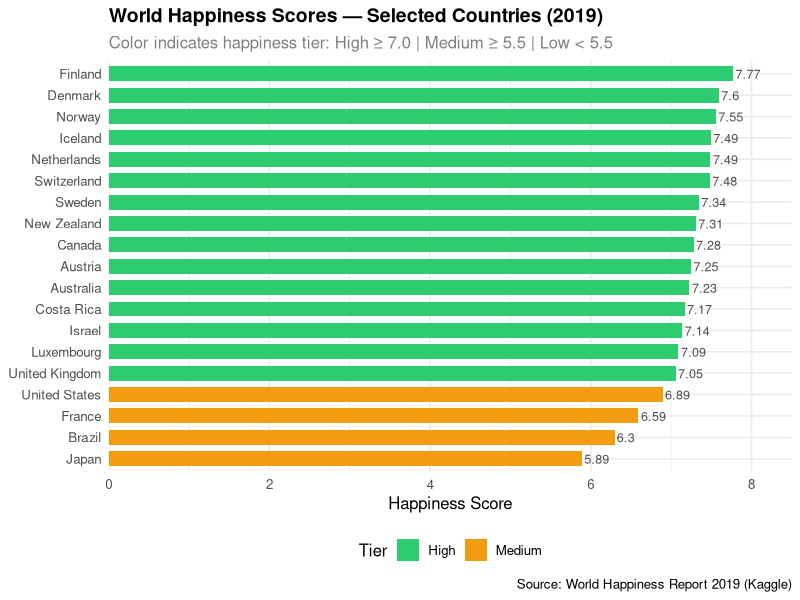
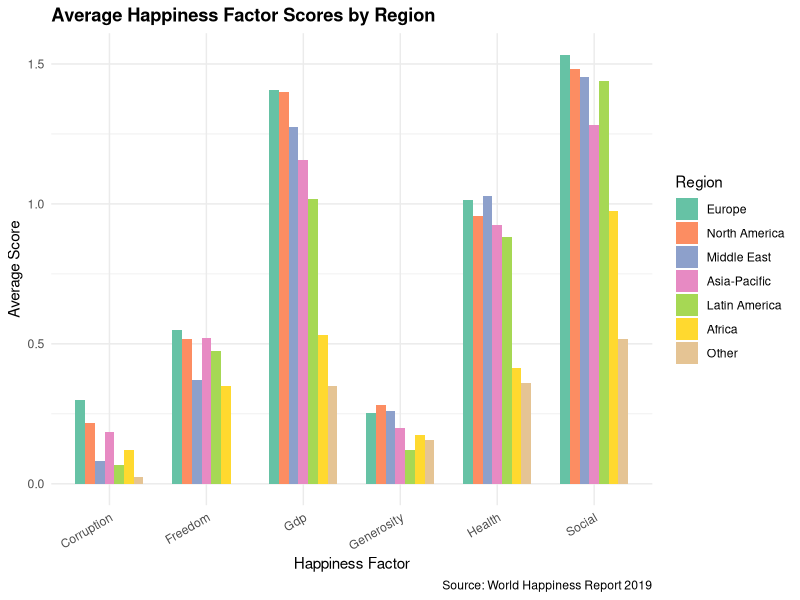
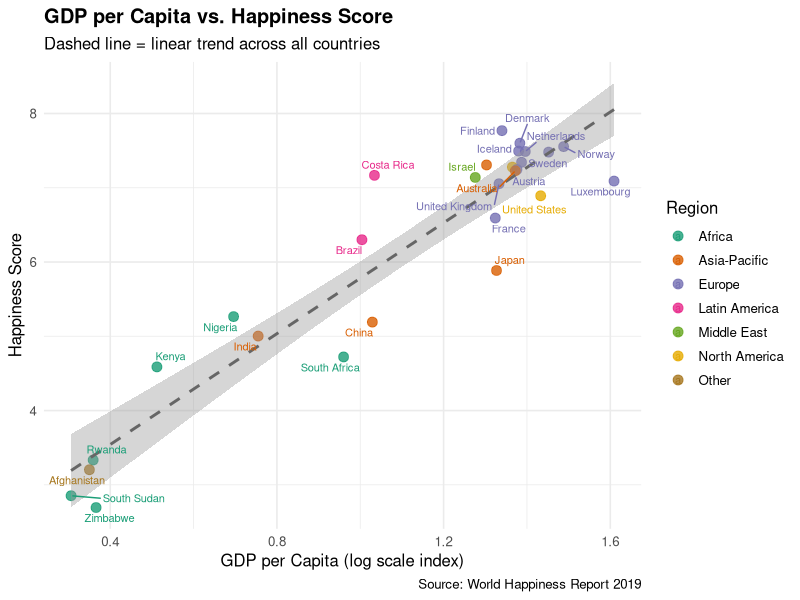

The R script that drew these images, in order:
## ---- chunk 1
knitr::opts_chunk$set(echo = TRUE, warning = FALSE, message = FALSE,
                      fig.width = 9, fig.height = 5)
## ---- chunk 2
library(tidyverse)   # loads dplyr, ggplot2, tidyr, readr, stringr, forcats, purrr
## ---- chunk 3
# Read CSV — readr prints a column specification summary
url <- "https://raw.githubusercontent.com/dsrscientist/dataset1/master/happiness_score_dataset.csv"

# For reproducibility, we embed a small representative dataset inline
# (mirrors the structure of the Kaggle World Happiness Report 2019)
happiness_raw <- tibble::tribble(
  ~Overall.rank, ~Country.or.region,         ~Score, ~GDP.per.capita, ~Social.support, ~Healthy.life.expectancy, ~Freedom.to.make.life.choices, ~Generosity, ~Perceptions.of.corruption,
  1,  "Finland",          7.769, 1.340, 1.587, 0.986, 0.596, 0.153, 0.393,
  2,  "Denmark",          7.600, 1.383, 1.573, 0.996, 0.592, 0.252, 0.410,
  3,  "Norway",           7.554, 1.488, 1.582, 1.028, 0.603, 0.271, 0.341,
  4,  "Iceland",          7.494, 1.380, 1.624, 1.026, 0.591, 0.354, 0.118,
  5,  "Netherlands",      7.488, 1.396, 1.522, 0.999, 0.557, 0.322, 0.298,
  6,  "Switzerland",      7.480, 1.452, 1.526, 1.052, 0.572, 0.263, 0.343,
  7,  "Sweden",           7.343, 1.387, 1.487, 1.009, 0.574, 0.267, 0.373,
  8,  "New Zealand",      7.307, 1.303, 1.557, 1.026, 0.585, 0.330, 0.380,
  9,  "Canada",           7.278, 1.365, 1.505, 1.039, 0.584, 0.285, 0.308,
  10, "Austria",          7.246, 1.376, 1.475, 1.016, 0.532, 0.244, 0.226,
  11, "Australia",        7.228, 1.372, 1.548, 1.036, 0.557, 0.332, 0.290,
  12, "Costa Rica",       7.167, 1.034, 1.441, 0.963, 0.558, 0.144, 0.093,
  13, "Israel",           7.139, 1.276, 1.455, 1.029, 0.371, 0.261, 0.082,
  14, "Luxembourg",       7.090, 1.609, 1.479, 1.012, 0.526, 0.194, 0.316,
  15, "United Kingdom",   7.054, 1.333, 1.538, 0.996, 0.450, 0.348, 0.278,
  20, "United States",    6.892, 1.433, 1.457, 0.874, 0.454, 0.280, 0.128,
  30, "France",           6.592, 1.324, 1.472, 1.045, 0.436, 0.111, 0.183,
  35, "Japan",            5.886, 1.327, 1.419, 1.088, 0.445, 0.069, 0.074,
  44, "Brazil",           6.300, 1.004, 1.439, 0.802, 0.390, 0.099, 0.038,
  50, "China",            5.191, 1.029, 1.125, 0.893, 0.521, 0.058, 0.100,
  60, "India",            5.003, 0.755, 0.765, 0.588, 0.498, 0.200, 0.085,
  82, "South Africa",     4.722, 0.960, 1.351, 0.468, 0.389, 0.065, 0.058,
  94, "Nigeria",          5.265, 0.696, 1.111, 0.246, 0.426, 0.215, 0.040,
  100,"Kenya",            4.588, 0.512, 0.983, 0.431, 0.360, 0.207, 0.064,
  125,"Rwanda",           3.334, 0.359, 0.711, 0.614, 0.555, 0.217, 0.411,
  140,"Afghanistan",      3.203, 0.350, 0.517, 0.361, 0.000, 0.158, 0.025,
  143,"Zimbabwe",         2.694, 0.366, 1.114, 0.433, 0.361, 0.147, 0.069,
  156,"South Sudan",      2.853, 0.306, 0.575, 0.295, 0.010, 0.202, 0.091
)

glimpse(happiness_raw)
## ---- chunk 4
happiness <- happiness_raw %>%
  rename(
    rank           = Overall.rank,
    country        = Country.or.region,
    score          = Score,
    gdp            = GDP.per.capita,
    social         = Social.support,
    health         = Healthy.life.expectancy,
    freedom        = Freedom.to.make.life.choices,
    generosity     = Generosity,
    corruption     = Perceptions.of.corruption
  )

names(happiness)
## ---- chunk 5
happiness <- happiness %>%
  mutate(
    region = case_when(
      country %in% c("Finland","Denmark","Norway","Iceland","Sweden",
                     "Netherlands","Switzerland","Austria","Luxembourg",
                     "United Kingdom","France")           ~ "Europe",
      country %in% c("New Zealand","Australia","Japan","China","India") ~ "Asia-Pacific",
      country %in% c("Canada","United States")            ~ "North America",
      country %in% c("Brazil","Costa Rica")               ~ "Latin America",
      country %in% c("South Africa","Nigeria","Kenya",
                     "Rwanda","Zimbabwe","South Sudan")   ~ "Africa",
      country %in% c("Israel")                            ~ "Middle East",
      TRUE                                                ~ "Other"
    )
  )

happiness %>% count(region, sort = TRUE)
## ---- chunk 6
happiness <- happiness %>%
  mutate(
    tier = case_when(
      score >= 7.0 ~ "high",
      score >= 5.5 ~ "medium",
      TRUE         ~ "low"
    ),
    # stringr: convert tier to Title Case
    tier = str_to_title(tier),
    # Convert tier to an ordered factor
    tier = factor(tier, levels = c("High", "Medium", "Low"), ordered = TRUE)
  )

happiness %>% select(country, score, tier)
## ---- chunk 7
region_summary <- happiness %>%
  group_by(region) %>%
  summarise(
    n_countries    = n(),
    avg_score      = mean(score,      na.rm = TRUE),
    avg_gdp        = mean(gdp,        na.rm = TRUE),
    avg_freedom    = mean(freedom,    na.rm = TRUE),
    avg_generosity = mean(generosity, na.rm = TRUE),
    .groups = "drop"
  ) %>%
  arrange(desc(avg_score))

region_summary
## ---- chunk 8
happiness_long <- happiness %>%
  select(country, region, tier, gdp, social, health, freedom, generosity, corruption) %>%
  pivot_longer(
    cols      = gdp:corruption,     # select all factor columns
    names_to  = "factor",
    values_to = "value"
  )

# Now each row = one country × one happiness factor
head(happiness_long, 10)
## ---- chunk 9
happiness %>%
  filter(rank <= 15 | country %in% c("United States","France","Japan","Brazil")) %>%
  mutate(country = fct_reorder(country, score)) %>%
  ggplot(aes(x = score, y = country, fill = tier)) +
  geom_col(width = 0.7) +
  geom_text(aes(label = round(score, 2)), hjust = -0.1, size = 3.2, color = "grey30") +
  scale_fill_manual(values = c("High" = "#2ecc71", "Medium" = "#f39c12", "Low" = "#e74c3c")) +
  scale_x_continuous(limits = c(0, 8.5), expand = c(0, 0)) +
  labs(
    title    = "World Happiness Scores — Selected Countries (2019)",
    subtitle = "Color indicates happiness tier: High ≥ 7.0 | Medium ≥ 5.5 | Low < 5.5",
    x        = "Happiness Score",
    y        = NULL,
    fill     = "Tier",
    caption  = "Source: World Happiness Report 2019 (Kaggle)"
  ) +
  theme_minimal(base_size = 12) +
  theme(
    plot.title    = element_text(face = "bold", size = 14),
    plot.subtitle = element_text(color = "grey50"),
    legend.position = "bottom"
  )
## ---- chunk 10
happiness_long %>%
  group_by(region, factor) %>%
  summarise(avg_value = mean(value, na.rm = TRUE), .groups = "drop") %>%
  mutate(
    factor = str_to_title(str_replace(factor, "_", " ")),  # stringr cleanup
    region = fct_reorder(region, avg_value, .fun = mean, .desc = TRUE)
  ) %>%
  ggplot(aes(x = factor, y = avg_value, fill = region)) +
  geom_col(position = "dodge", width = 0.7) +
  scale_fill_brewer(palette = "Set2") +
  labs(
    title   = "Average Happiness Factor Scores by Region",
    x       = "Happiness Factor",
    y       = "Average Score",
    fill    = "Region",
    caption = "Source: World Happiness Report 2019"
  ) +
  theme_minimal(base_size = 11) +
  theme(
    axis.text.x     = element_text(angle = 30, hjust = 1),
    plot.title      = element_text(face = "bold"),
    legend.position = "right"
  )
## ---- chunk 11
library(ggrepel)  # install if needed: install.packages("ggrepel")

happiness %>%
  ggplot(aes(x = gdp, y = score, color = region, label = country)) +
  geom_point(size = 3, alpha = 0.8) +
  geom_smooth(method = "lm", se = TRUE, color = "grey40", linetype = "dashed",
              aes(group = 1)) +
  ggrepel::geom_text_repel(size = 2.8, max.overlaps = 12) +
  scale_color_brewer(palette = "Dark2") +
  labs(
    title    = "GDP per Capita vs. Happiness Score",
    subtitle = "Dashed line = linear trend across all countries",
    x        = "GDP per Capita (log scale index)",
    y        = "Happiness Score",
    color    = "Region",
    caption  = "Source: World Happiness Report 2019"
  ) +
  theme_minimal(base_size = 12) +
  theme(plot.title = element_text(face = "bold"))
## ---- chunk 12
happiness %>%
  group_by(region) %>%
  mutate(
    region_rank     = rank(desc(score)),          # rank within region
    score_vs_avg    = score - mean(score),        # deviation from regional mean
    pct_of_top      = score / max(score) * 100    # % of region's top scorer
  ) %>%
  ungroup() %>%
  arrange(region, region_rank) %>%
  select(country, region, score, region_rank, score_vs_avg, pct_of_top) %>%
  head(12)
## ---- chunk 13
cat("Rows before drop_na():", nrow(happiness), "\n")

happiness_clean <- happiness %>%
  drop_na(score, gdp, social, health, freedom)

cat("Rows after  drop_na():", nrow(happiness_clean), "\n")
## ---- chunk 14
happiness %>%
  mutate(
    # Detect countries containing multi-word names
    multi_word    = str_detect(country, " "),
    # Extract first word of country name
    first_word    = str_extract(country, "^\\w+"),
    # Count characters in country name
    name_length   = str_length(country),
    # Uppercase the tier label
    tier_upper    = str_to_upper(as.character(tier))
  ) %>%
  select(country, first_word, name_length, multi_word, tier_upper) %>%
  arrange(desc(name_length))
## ---- chunk 15
sessionInfo()
